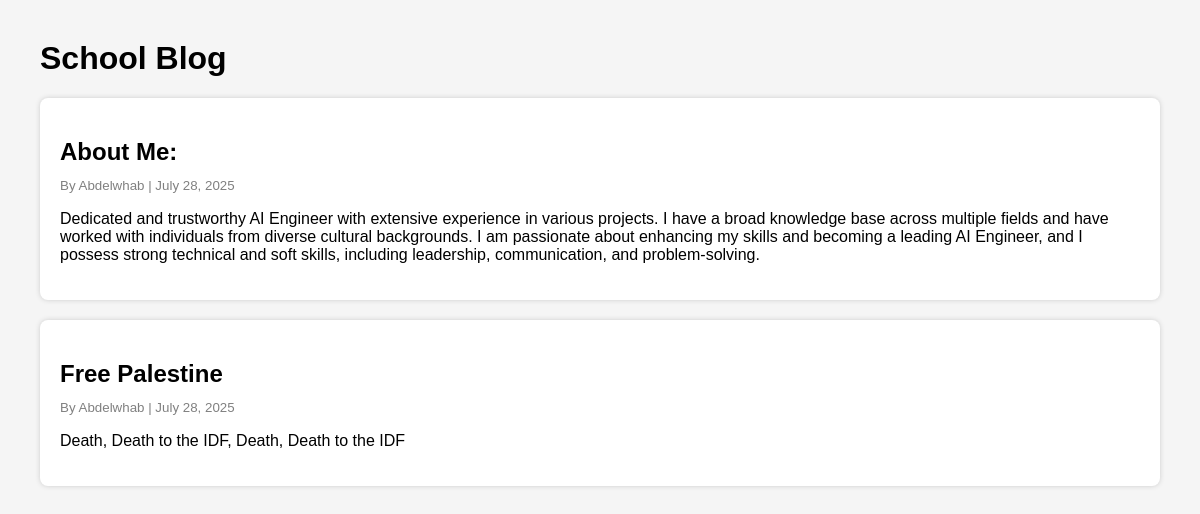
The page / on the database its author committed.
### blog/models.py (models this page shows, shortened)
class Post(models.Model):
    title = models.CharField(max_length=200)
    content = models.TextField()
    create_date = models.DateTimeField(default=timezone.now)
    author = models.ForeignKey(User, on_delete=models.CASCADE)

### blog/views.py (the view)
# urls.py: path('', views.home, name='home'),
def home(request):
    posts = Post.objects.all().order_by('-create_date')
    return render(request, 'home.html', {'posts': posts})

### blog/templates/home.html (shortened to what this page needs)
<!DOCTYPE html>
<html>
<head>
    <link rel="stylesheet" href="style.css"/>
</head>
<body>
    <h1>School Blog</h1>
    {% for post in posts %}
    <div class="post">
        <h2>{{ post.title }}</h2>
        <small>By {{ post.author }} | {{ post.create_date|date:"F j, Y" }}</small>
        <p>{{ post.content }}</p>
    </div>
    {% empty %}
    <p>No posts yet.</p>
    {% endfor %}
</body>
</html>

### blog/templates/style.css (style rules this page uses)
body { font-family: Arial, sans-serif; margin: 40px; background: #f5f5f5; }
.post { background: white; padding: 20px; margin-bottom: 20px; border-radius: 8px; box-shadow: 0 0 5px #ccc; }
.post h2 { margin-bottom: 10px; }
.post small { color: gray; }

### rows shown on the page
Post: title "About Me:", author "Abdelwhab", create_date "July 28, 2025", content "Dedicated and trustworthy AI Engineer with extensive experience in various projects. I have a broad knowledge base across multiple fields and have worked with individuals from diverse cultural backgrounds. I am passionate about enhancing my skills and becoming a leading AI Engineer, and I possess strong technical and soft skills, including leadership, communication, and problem-solving."
Post: title "Free Palestine", author "Abdelwhab", create_date "July 28, 2025", content "Death, Death to the IDF, Death, Death to the IDF"
